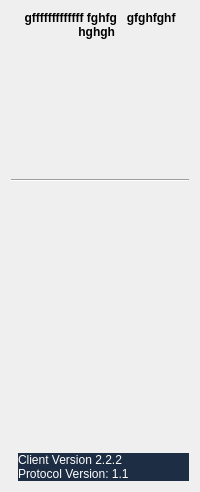
<?xml version="1.0" encoding="UTF-8"?>
<ui version="4.0">
 <class>FileInformation</class>
 <widget class="QWidget" name="FileInformation">
  <property name="geometry">
   <rect>
    <x>0</x>
    <y>0</y>
    <width>200</width>
    <height>492</height>
   </rect>
  </property>
  <property name="minimumSize">
   <size>
    <width>200</width>
    <height>0</height>
   </size>
  </property>
  <property name="maximumSize">
   <size>
    <width>200</width>
    <height>16777215</height>
   </size>
  </property>
  <property name="windowTitle">
   <string>Information</string>
  </property>
  <layout class="QGridLayout" name="gridLayout">
   <item row="0" column="0">
    <widget class="QLabel" name="labelTitle">
     <property name="sizePolicy">
      <sizepolicy hsizetype="Preferred" vsizetype="Preferred">
       <horstretch>0</horstretch>
       <verstretch>0</verstretch>
      </sizepolicy>
     </property>
     <property name="font">
      <font>
       <weight>75</weight>
       <bold>true</bold>
      </font>
     </property>
     <property name="text">
      <string notr="true">gfffffffffffff fghfg   gfghfghf  hghgh  </string>
     </property>
     <property name="alignment">
      <set>Qt::AlignCenter</set>
     </property>
     <property name="wordWrap">
      <bool>true</bool>
     </property>
    </widget>
   </item>
   <item row="1" column="0">
    <layout class="QHBoxLayout" name="horizontalLayout">
     <item>
      <spacer name="horizontalSpacer">
       <property name="orientation">
        <enum>Qt::Horizontal</enum>
       </property>
       <property name="sizeHint" stdset="0">
        <size>
         <width>5</width>
         <height>20</height>
        </size>
       </property>
      </spacer>
     </item>
     <item>
      <widget class="QLabel" name="labelPixmap">
       <property name="minimumSize">
        <size>
         <width>128</width>
         <height>128</height>
        </size>
       </property>
       <property name="maximumSize">
        <size>
         <width>200</width>
         <height>200</height>
        </size>
       </property>
       <property name="text">
        <string notr="true"/>
       </property>
       <property name="pixmap">
        <pixmap resource="icons.qrc">:/icons/help-info.svg</pixmap>
       </property>
       <property name="alignment">
        <set>Qt::AlignCenter</set>
       </property>
      </widget>
     </item>
     <item>
      <spacer name="horizontalSpacer_2">
       <property name="orientation">
        <enum>Qt::Horizontal</enum>
       </property>
       <property name="sizeHint" stdset="0">
        <size>
         <width>5</width>
         <height>20</height>
        </size>
       </property>
      </spacer>
     </item>
    </layout>
   </item>
   <item row="2" column="0">
    <widget class="Line" name="line">
     <property name="orientation">
      <enum>Qt::Horizontal</enum>
     </property>
    </widget>
   </item>
   <item row="3" column="0">
    <widget class="QLabel" name="labelInfo">
     <property name="sizePolicy">
      <sizepolicy hsizetype="Preferred" vsizetype="Expanding">
       <horstretch>0</horstretch>
       <verstretch>0</verstretch>
      </sizepolicy>
     </property>
     <property name="scaledContents">
      <bool>false</bool>
     </property>
     <property name="alignment">
      <set>Qt::AlignLeading|Qt::AlignLeft|Qt::AlignTop</set>
     </property>
     <property name="wordWrap">
      <bool>true</bool>
     </property>
     <property name="margin">
      <number>3</number>
     </property>
    </widget>
   </item>
   <item row="4" column="0">
    <layout class="QHBoxLayout" name="ownCloudLayout">
     <property name="spacing">
      <number>0</number>
     </property>
     <item>
      <widget class="QLabel" name="labelOwnCloudImage">
       <property name="sizePolicy">
        <sizepolicy hsizetype="Fixed" vsizetype="Fixed">
         <horstretch>0</horstretch>
         <verstretch>0</verstretch>
        </sizepolicy>
       </property>
       <property name="text">
        <string/>
       </property>
       <property name="pixmap">
        <pixmap resource="icons.qrc">:/icons/oclogo48.png</pixmap>
       </property>
      </widget>
     </item>
     <item>
      <widget class="QLabel" name="labelOwnCloud">
       <property name="sizePolicy">
        <sizepolicy hsizetype="Expanding" vsizetype="Minimum">
         <horstretch>0</horstretch>
         <verstretch>0</verstretch>
        </sizepolicy>
       </property>
       <property name="autoFillBackground">
        <bool>false</bool>
       </property>
       <property name="styleSheet">
        <string notr="true">background-color:rgb(29, 45, 68);
color:rgb(255,255,255)
</string>
       </property>
       <property name="text">
        <string>Client Version 2.2.2
Protocol Version: 1.1</string>
       </property>
       <property name="scaledContents">
        <bool>false</bool>
       </property>
       <property name="alignment">
        <set>Qt::AlignLeading|Qt::AlignLeft|Qt::AlignVCenter</set>
       </property>
       <property name="wordWrap">
        <bool>true</bool>
       </property>
       <property name="margin">
        <number>0</number>
       </property>
       <property name="indent">
        <number>0</number>
       </property>
      </widget>
     </item>
    </layout>
   </item>
  </layout>
 </widget>
 <resources>
  <include location="icons.qrc"/>
 </resources>
 <connections/>
</ui>
